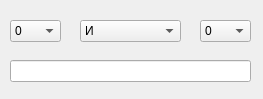
<?xml version="1.0" encoding="UTF-8"?>
<ui version="4.0">
 <class>logiclac</class>
 <widget class="QWidget" name="logiclac">
  <property name="geometry">
   <rect>
    <x>0</x>
    <y>0</y>
    <width>263</width>
    <height>99</height>
   </rect>
  </property>
  <property name="windowTitle">
   <string>logiclac</string>
  </property>
  <widget class="QLineEdit" name="resultEdit">
   <property name="geometry">
    <rect>
     <x>10</x>
     <y>60</y>
     <width>241</width>
     <height>22</height>
    </rect>
   </property>
   <property name="readOnly">
    <bool>true</bool>
   </property>
  </widget>
  <widget class="QComboBox" name="logicBox1">
   <property name="geometry">
    <rect>
     <x>10</x>
     <y>20</y>
     <width>51</width>
     <height>22</height>
    </rect>
   </property>
   <item>
    <property name="text">
     <string>0</string>
    </property>
   </item>
   <item>
    <property name="text">
     <string>1</string>
    </property>
   </item>
  </widget>
  <widget class="QComboBox" name="logicBox2">
   <property name="geometry">
    <rect>
     <x>200</x>
     <y>20</y>
     <width>51</width>
     <height>22</height>
    </rect>
   </property>
   <item>
    <property name="text">
     <string>0</string>
    </property>
   </item>
   <item>
    <property name="text">
     <string>1</string>
    </property>
   </item>
  </widget>
  <widget class="QComboBox" name="operationBox">
   <property name="geometry">
    <rect>
     <x>80</x>
     <y>20</y>
     <width>101</width>
     <height>22</height>
    </rect>
   </property>
   <item>
    <property name="text">
     <string>И</string>
    </property>
   </item>
   <item>
    <property name="text">
     <string>ИЛИ</string>
    </property>
   </item>
   <item>
    <property name="text">
     <string>ЛОГ. НЕ</string>
    </property>
   </item>
   <item>
    <property name="text">
     <string>ЕСЛИ, ТО</string>
    </property>
   </item>
   <item>
    <property name="text">
     <string>РАВНО</string>
    </property>
   </item>
   <item>
    <property name="text">
     <string>ИСКЛ. ИЛИ</string>
    </property>
   </item>
   <item>
    <property name="text">
     <string>ИНКРЕМЕНТ</string>
    </property>
   </item>
   <item>
    <property name="text">
     <string>ДЕКРЕМЕНТ</string>
    </property>
   </item>
   <item>
    <property name="text">
     <string>НЕ</string>
    </property>
   </item>
  </widget>
 </widget>
 <layoutdefault spacing="6" margin="11"/>
 <resources/>
 <connections/>
</ui>
